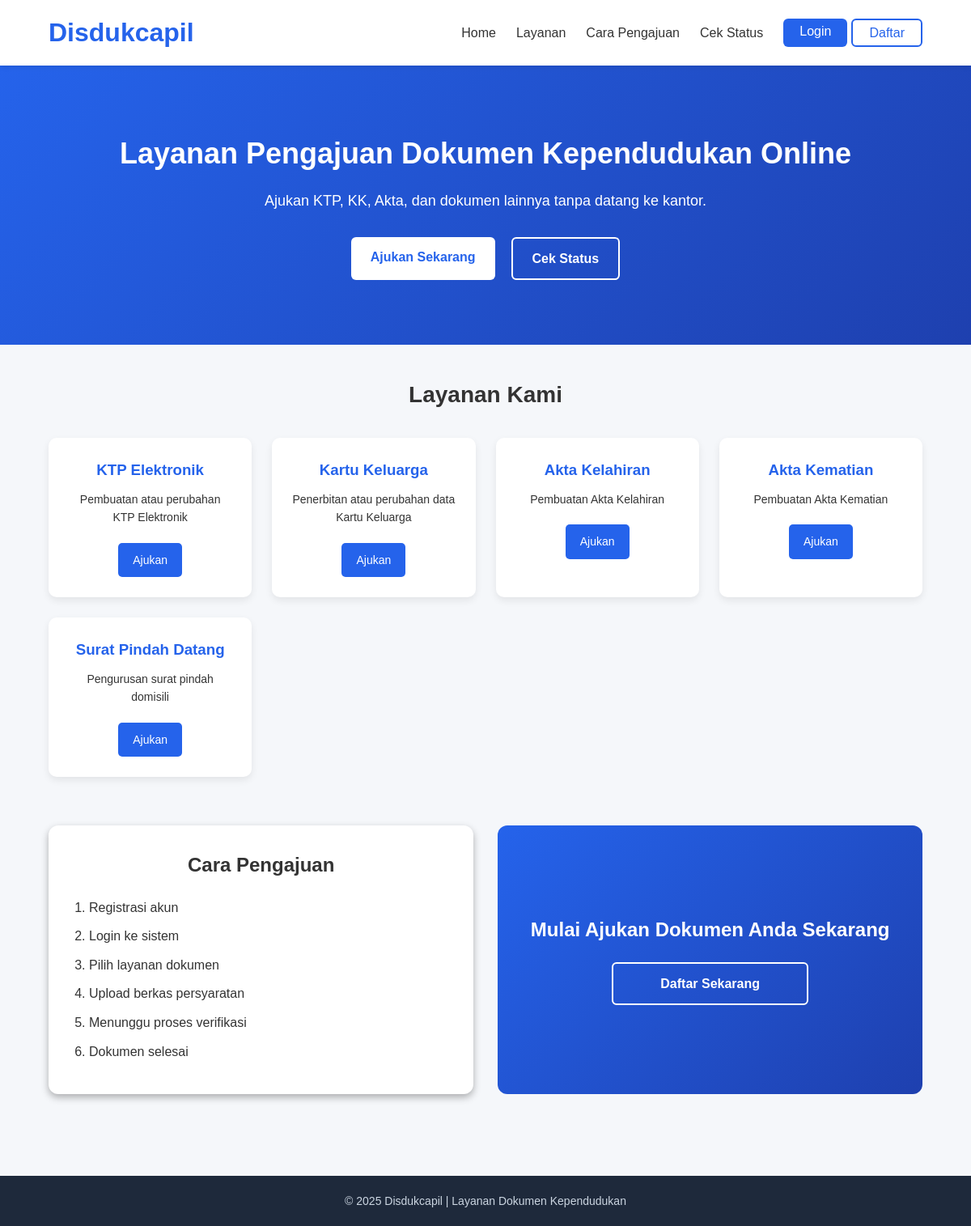
Before: / with the older database file.
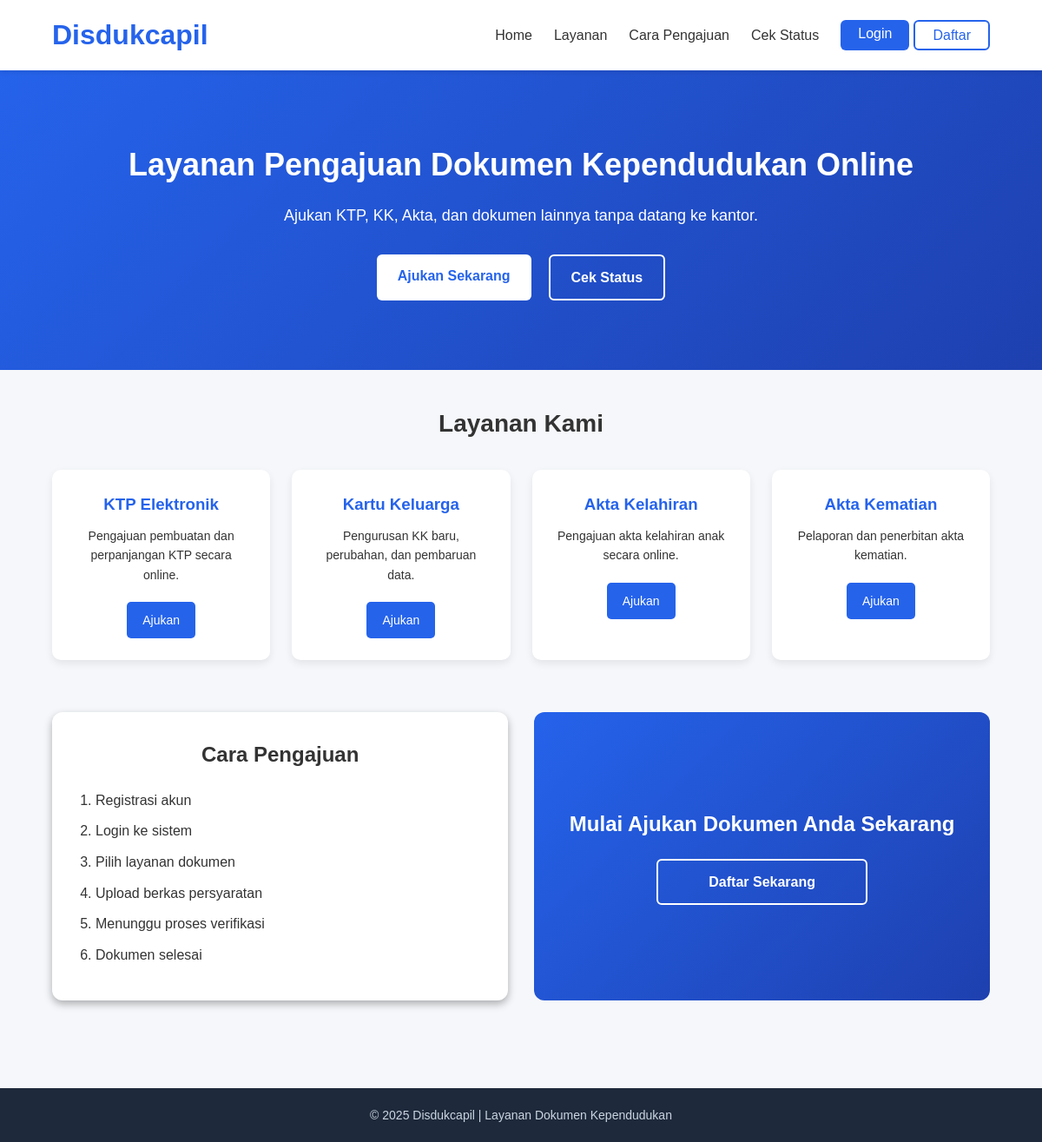
After: the same page with the newer database file.
### tables this page shows
CREATE TABLE `jenis_layanan` (
  `id` int(11) NOT NULL,
  `nama_layanan` varchar(100) NOT NULL,
  `deskripsi` text DEFAULT NULL,
  `created_at` datetime DEFAULT current_timestamp()
);

### index.php (the view, shortened to what this page needs)
<?php
include 'includes/koneksi.php';
$query = mysqli_query($koneksi, "SELECT * FROM jenis_layanan")
?>
<!DOCTYPE html>
<html lang="id">
<head>
    <link rel="stylesheet" href="assets/css/index.css">
</head>
<body>
<span id="home">
    <?php include 'includes/user/navbar.php'; ?>
</span>
<section class="hero">
    <h1>Layanan Pengajuan Dokumen Kependudukan Online</h1>
    <p>Ajukan KTP, KK, Akta, dan dokumen lainnya tanpa datang ke kantor.</p>
    <div class="hero-btn">
        <a href="login.php" class="btn-primary">Ajukan Sekarang</a>
        <a href="login.php" class="btn-secondary">Cek Status</a>
    </div>
</section>
<main class="container">
    <section class="layanan">
        <h2>Layanan Kami</h2>
        <div class="layanan-grid">
        <?php if (mysqli_num_rows($query) > 0): ?>
            <?php while ($row = mysqli_fetch_array($query)): ?>
            <div class="card">
                <h3><?= $row['nama_layanan']; ?></h3>
                <p><?= $row['deskripsi']; ?></p>
                <a href="login.php" class="btn">Ajukan</a>
            </div>
            <?php endwhile; ?>
                <?php else: ?>
                    <tr>
                        <td colspan="6" class="empty-data">Data tidak ditemukan</td>
                    </tr>
                <?php endif; ?>
        </div>
    </section>
    <section class="cara-cta" id="cara">
        <div class="cara">
            <h2>Cara Pengajuan</h2>
            <ol>
                <li>Registrasi akun</li>
                <li>Login ke sistem</li>
                <li>Pilih layanan dokumen</li>
                <li>Upload berkas persyaratan</li>
                <li>Menunggu proses verifikasi</li>
                <li>Dokumen selesai</li>
            </ol>
        </div>
        <div class="cta">
            <h2>Mulai Ajukan Dokumen Anda Sekarang</h2>
            <a href="register.php" class="btn-secondary cta-btn">Daftar Sekarang</a>
        </div>
    </section>
</main>
<?php include 'includes/user/footer.php'; ?>
</body>
</html>

### includes/user/navbar.php (shortened to what this page needs)
<?php
$isLogin = isset($_SESSION['login']) && $_SESSION['login'] === true;
?>
<header>
    <h1>Disdukcapil</h1>
    <nav>
        <?php if (!$isLogin): ?>
             <div class="nav-link">
                 <a href="index.php#home">Home</a>
                 <a href="#layanan">Layanan</a>
                 <a href="#cara">Cara Pengajuan</a>
                 <a href="login.php">Cek Status</a>
             </div>
            <div class="auth-btn">
                <a href="login.php" class="login">Login</a>
                <a href="register.php" class="regis">Daftar</a>
            </div>
        <?php endif; ?>
    </nav>
</header>

### includes/user/footer.php
<footer>
    <p>&copy; 2025 Disdukcapil | Layanan Dokumen Kependudukan</p>
</footer>

### assets/css/index.css (style rules this page uses)
html, body { height: 100%; display: flex; flex-direction: column; }
.container { flex: 1; }
* { margin: 0; padding: 0; box-sizing: border-box; font-family: Arial, Helvetica, sans-serif; }
body { background-color: #f5f7fa; color: #333; line-height: 1.6; }
html { scroll-behavior: smooth; }
a { text-decoration: none; color: inherit; }
.container { width: 90%; max-width: 1200px; margin: auto; padding: 40px 0; }
.btn { display: inline-block; padding: 10px 18px; background: #2563eb; color: #fff; border-radius: 5px; font-size: 14px; }
.btn-primary { padding: 12px 24px; background: white; color: #2563eb; border-radius: 6px; font-weight: bold; }
.btn-secondary { padding: 12px 24px; border: 2px solid white; color: white; border-radius: 6px; font-weight: bold; }
header { position: sticky; width: 100%; top: 0; background: #ffffff; padding: 15px 60px; display: flex; justify-content: space-between; align-items: center; box-shadow: 0 2px 6px rgba(0,0,0,0.1); }
header h1 { font-weight: bold; color: #2563eb; }
header nav { display: flex; gap: 25px; align-items: center; }
.nav-link { list-style: none; display: flex; gap: 25px; }
.auth-btn { position: unset; display: flex; gap: 5px; }
.auth-btn .login { padding: 3px 20px; background: #2563eb; color: white; border-radius: 6px; }
.auth-btn .regis { padding: 3px 20px; border: 2px solid #2563eb; color: #2563eb; border-radius: 6px; }
.nav-link a { position: relative; font-weight: 500; }
.nav-link a::after { content: ""; position: absolute; bottom: 0; left: 0; width: 0%; height: 2px; background-color: #2563eb; transition: width 0.3s ease; }
.hero { background: linear-gradient(135deg, #2563eb, #1e40af); color: #fff; padding: 80px 60px; text-align: center; }
.hero h1 { font-size: 36px; margin-bottom: 15px; }
.hero p { font-size: 18px; margin-bottom: 30px; }
.hero-btn { display: flex; justify-content: center; gap: 20px; }
.layanan h2 { text-align: center; margin-bottom: 30px; font-size: 28px; }
.layanan-grid { display: grid; grid-template-columns: repeat(auto-fit, minmax(250px, 1fr)); gap: 25px; }
.card { background: #ffffff; padding: 25px; border-radius: 10px; box-shadow: 0 4px 10px rgba(0,0,0,0.08); text-align: center; }
.card h3 { margin-bottom: 10px; color: #2563eb; }
.card p { margin-bottom: 20px; font-size: 14px; }
.cara-cta { display: flex; justify-content: space-between; gap: 30px; }
.cara { margin-top: 60px; background-color: white; width: 50%; border-radius: 12px; padding: 30px; box-shadow: 0 4px 10px rgba(0,0,0,0.3); }
.cara h2 { text-align: center; margin-bottom: 20px; }
.cara ol { max-width: 600px; margin: auto; padding-left: 20px; }
.cara ol li { margin-bottom: 10px; }
.cta { display: flex; flex-direction: column; justify-content: center; align-items: center; margin-top: 60px; background: linear-gradient(135deg, #2563eb, #1e40af); color: #fff; padding: 50px 20px; text-align: center; border-radius: 12px; width: 50%; }
.cta h2 { margin-bottom: 20px; }
.cta-btn { width: 50%; }
footer { margin-top: 60px; background: #1e293b; color: #cbd5e1; padding: 20px; text-align: center; font-size: 14px; position: relative; }

Changed rows visible on the page:
removed jenis_layanan: nama_layanan "Surat Pindah Datang", deskripsi "Pengurusan surat pindah domisili"
changed jenis_layanan "KTP Elektronik": deskripsi "Pembuatan atau perubahan KTP Elektronik" → "Pengajuan pembuatan dan perpanjangan KTP secara online."
changed jenis_layanan "Kartu Keluarga": deskripsi "Penerbitan atau perubahan data Kartu Keluarga" → "Pengurusan KK baru, perubahan, dan pembaruan data."
changed jenis_layanan "Akta Kelahiran": deskripsi "Pembuatan Akta Kelahiran" → "Pengajuan akta kelahiran anak secara online."
changed jenis_layanan "Akta Kematian": deskripsi "Pembuatan Akta Kematian" → "Pelaporan dan penerbitan akta kematian."
